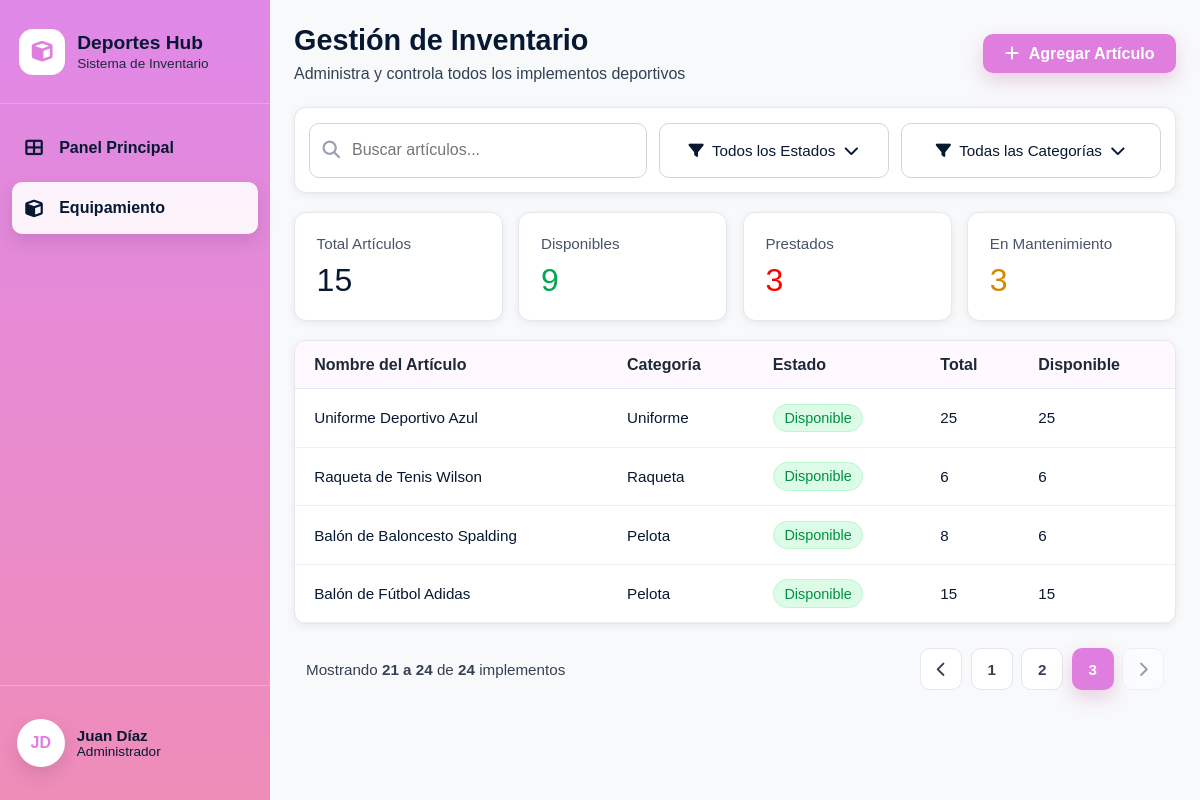
Page /index.php?pagina=3 (signed in) on the committed database.
### tables this page shows
CREATE TABLE `implementos` (
  `id_implemento` int(11) NOT NULL,
  `id_categoria` int(11) NOT NULL,
  `nombre_implemento` varchar(100) NOT NULL,
  `codigo_implemento` varchar(30) NOT NULL,
  `descripcion` text DEFAULT NULL,
  `cantidad_total` int(11) NOT NULL DEFAULT 0,
  `cantidad_disponible` int(11) NOT NULL DEFAULT 0,
  `estado` enum('disponible','prestado','mantenimiento','inactivo') NOT NULL DEFAULT 'disponible',
  `ubicacion` varchar(100) DEFAULT NULL,
  `fecha_registro` timestamp NOT NULL DEFAULT current_timestamp()
);

CREATE TABLE `categorias` (
  `id_categoria` int(11) NOT NULL,
  `nombre_categoria` varchar(80) NOT NULL,
  `descripcion` varchar(255) DEFAULT NULL,
  `estado` enum('activa','inactiva') NOT NULL DEFAULT 'activa'
);

### index.php (the view, shortened to what this page needs)
<?php
include("conexion.php");
$registros_por_pagina = 10;
$pagina_actual = isset($_GET["pagina"]) ? (int)$_GET["pagina"] : 1;
$inicio = ($pagina_actual - 1) * $registros_por_pagina;
$total_consulta = $conexion->query("SELECT COUNT(*) AS total FROM implementos");
$total_fila = $total_consulta->fetch_assoc();
$total_implementos = $total_fila["total"];
$total_paginas = ceil($total_implementos / $registros_por_pagina);
$consulta_implementos = $conexion->query("
    SELECT
        i.id_implemento,
        i.nombre_implemento,
        i.codigo_implemento,
        i.cantidad_total,
        i.cantidad_disponible,
        i.estado,
        i.ubicacion,
        c.nombre_categoria
    FROM implementos i
    INNER JOIN categorias c ON i.id_categoria = c.id_categoria
    ORDER BY i.id_implemento DESC
    LIMIT $inicio, $registros_por_pagina
");
?>
<!DOCTYPE html>
<html lang="es">
<head>
    <link rel="stylesheet" href="defaul.css">
</head>
<body class="inventario-page">
    <div class="inventario-contenedor">
        <aside class="inventario-menu">
            <div class="inventario-logo">
                <div class="inventario-logo-icon">
                    <i class="fa-solid fa-cube"></i>
                </div>
                <div>
                    <h2>Deportes Hub</h2>
                    <p>Sistema de Inventario</p>
                </div>
            </div>
            <nav class="inventario-nav">
                <a href="administrador.php" class="inventario-link">
                    <i class="fa-solid fa-table-cells-large"></i>
                    <span>Panel Principal</span>
                </a>
                <a href="index.php" class="inventario-link activo">
                    <i class="fa-solid fa-cube"></i>
                    <span>Equipamiento</span>
                </a>
            </nav>
            <div class="inventario-user">
                <div class="inventario-user-avatar">JD</div>
                <div>
                    <h4>Juan Díaz</h4>
                    <p>Administrador</p>
                </div>
            </div>
        </aside>
        <main class="inventario-main">
            <section class="inventario-header">
                <div>
                    <h1>Gestión de Inventario</h1>
                    <p>Administra y controla todos los implementos deportivos</p>
                </div>
                <button class="btn-agregar-articulo" id="btnMostrarArticulo" type="button">
                    <i class="fa-solid fa-plus"></i>
                    Agregar Artículo
                </button>
            </section>
            <div id="vistaInventario">
                <section class="inventario-filtros">
                    <div class="inventario-buscador">
                        <i class="fa-solid fa-magnifying-glass"></i>
                        <input type="text" placeholder="Buscar artículos...">
                    </div>
                    <button class="btn-filtro">
                        <i class="fa-solid fa-filter"></i>
                        Todos los Estados
                        <i class="fa-solid fa-chevron-down"></i>
                    </button>
                    <button class="btn-filtro">
                        <i class="fa-solid fa-filter"></i>
                        Todas las Categorías
                        <i class="fa-solid fa-chevron-down"></i>
                    </button>
                </section>
                <section class="inventario-cards">
                    <article class="inventario-card">
                        <p>Total Artículos</p>
                        <h2>15</h2>
                    </article>
                    <article class="inventario-card">
                        <p>Disponibles</p>
                        <h2 class="numero-verde">9</h2>
                    </article>
                    <article class="inventario-card">
                        <p>Prestados</p>
                        <h2 class="numero-rojo">3</h2>
                    </article>
                    <article class="inventario-card">
                        <p>En Mantenimiento</p>
                        <h2 class="numero-naranja">3</h2>
                    </article>
                </section>
                <section class="inventario-tabla-contenedor">
                    <table class="inventario-tabla">
                        <thead>
                            <tr>
                                <th>Nombre del Artículo</th>
                                <th>Categoría</th>
                                <th>Estado</th>
                                <th>Total</th>
                                <th>Disponible</th>
                            </tr>
                        </thead>
                        <tbody>
                            <?php while($implemento = $consulta_implementos->fetch_assoc()) { ?>
                                <tr>
                                    <td><?php echo $implemento["nombre_implemento"]; ?></td>
                                    <td><?php echo $implemento["nombre_categoria"]; ?></td>
                                    <td>
                                        <span class="estado-inventario <?php echo $implemento["estado"]; ?>">
                                            <?php echo ucfirst($implemento["estado"]); ?>
                                        </span>
                                    </td>
                                    <td><?php echo $implemento["cantidad_total"]; ?></td>
                                    <td><?php echo $implemento["cantidad_disponible"]; ?></td>
                                </tr>
                            <?php } ?>
                        </tbody>
                    </table>
                </section>
                <section class="inventario-paginacion">
                    <p>
                        Mostrando
                        <strong>
                            <?php echo $total_implementos > 0 ? $inicio + 1 : 0; ?>
                            a
                            <?php
                                $fin = $inicio + $registros_por_pagina;
                                echo $fin > $total_implementos ? $total_implementos : $fin;
                            ?>
                        </strong>
                        de <strong><?php echo $total_implementos; ?></strong> implementos
                    </p>
                    <div class="paginacion-botones">
                        <?php if ($pagina_actual > 1) { ?>
                            <button type="button" onclick="window.location.href='index.php?pagina=<?php echo $pagina_actual - 1; ?>'">
                                <i class="fa-solid fa-chevron-left"></i>
                            </button>
                        <?php } else { ?>
                            <button type="button" disabled>
                                <i class="fa-solid fa-chevron-left"></i>
                            </button>
                        <?php } ?>
                        <?php for ($i = 1; $i <= $total_paginas; $i++) { ?>
                            <button
                                type="button"
                                class="<?php echo $i == $pagina_actual ? 'pagina-activa' : ''; ?>"
                                onclick="window.location.href='index.php?pagina=<?php echo $i; ?>'">
                                <?php echo $i; ?>
                            </button>
                        <?php } ?>
                        <?php if ($pagina_actual < $total_paginas) { ?>
                            <button type="button" onclick="window.location.href='index.php?pagina=<?php echo $pagina_actual + 1; ?>'">
                                <i class="fa-solid fa-chevron-right"></i>
                            </button>
                        <?php } else { ?>
                            <button type="button" disabled>
                                <i class="fa-solid fa-chevron-right"></i>
                            </button>
                        <?php } ?>
                    </div>
                </section>
            </div>
        </main>
    </div>
</body>
</html>

### rows in the picture
implementos: nombre_implemento "Uniforme Deportivo Azul", id_categoria.nombre_categoria "Uniforme", estado "Disponible", cantidad_total "25", cantidad_disponible "25"
implementos: nombre_implemento "Raqueta de Tenis Wilson", id_categoria.nombre_categoria "Raqueta", estado "Disponible", cantidad_total "6", cantidad_disponible "6"
implementos: nombre_implemento "Balón de Baloncesto Spalding", id_categoria.nombre_categoria "Pelota", estado "Disponible", cantidad_total "8", cantidad_disponible "6"
implementos: nombre_implemento "Balón de Fútbol Adidas", id_categoria.nombre_categoria "Pelota", estado "Disponible", cantidad_total "15", cantidad_disponible "15"

### other values in the picture
$inicio + 1 "21"
$total_implementos "24"
